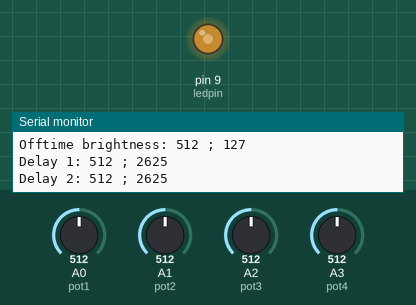
Recording of a sketch running on a simulated Arduino Uno, built with avr-gcc and run on an emulated ATmega328P. Parts: output pins drawn as LEDs (lit = HIGH), the last lines printed to the serial monitor. Dashed ring = blinking. Inputs (shaded band) come from the test bench; at power-on: A0 (pot1) = 512, A3 (pot4) = 512, A1 (pot2) = 512, A2 (pot3) = 512.

Above: at 1.8 s.
1.9 s: A0 (pot1) set to 716
At 2.5 s:
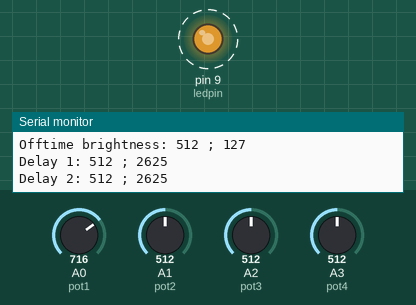
6.1 s: A3 (pot4) set to 992
10.3 s: A0 (pot1) set to 30
14.5 s: A1 (pot2) set to 30
At 15.2 s:
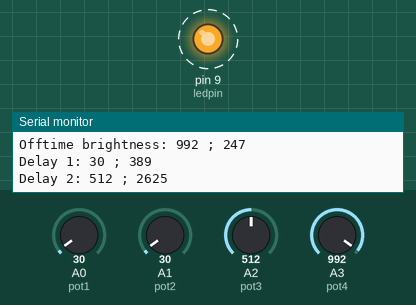
18.0 s: A2 (pot3) set to 306
At 18.42 s:
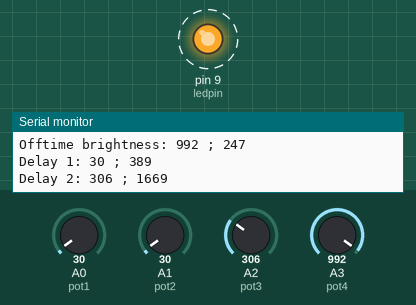
22.2 s: A2 (pot3) set to 716
At 22.8 s:
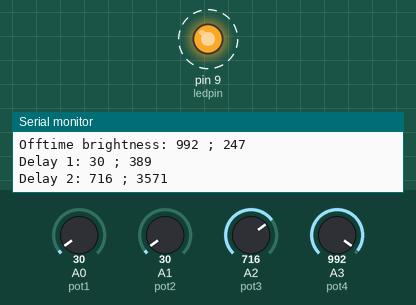
Timing chart, 0 to 26.7 s (numbered marks = the images above; inputs shaded):
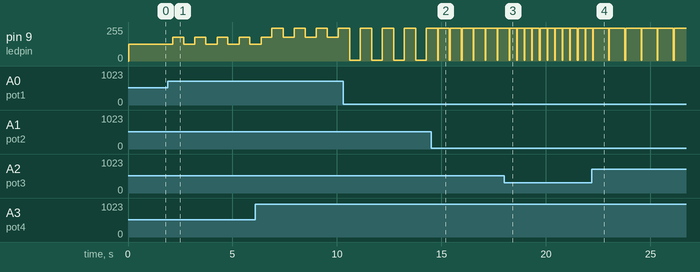

The sketch:

sketch_jun03a.ino
```cpp
#define ledpin 9
#define pot1 A0
#define pot2 A1
#define pot3 A2
#define pot4 A3

#define error_message "Please change ledpin to 3,5,6,9,10 or 11"

#define baud 9600

int brightness ;
int brightness_mapped ;
int brightness0 ;
int brightness0_mapped ;
int stoptime0 ;
int stoptime0_mapped ;
int stoptime1 ;
int stoptime1_mapped ;

void setup() {
  Serial.begin(baud);
  if((ledpin == 3) || (ledpin == 5) || (ledpin == 6) || (ledpin == 9) || (ledpin == 10) || (ledpin == 11)){
    pinMode(ledpin, OUTPUT);
  } else {
    Serial.println(error_message);
  }
  pinMode(pot1, INPUT);
  pinMode(pot2, INPUT);
  pinMode(pot3, INPUT);
  pinMode(pot4, INPUT);

}

void loop() {
  brightness = analogRead(pot1);
  brightness0 = analogRead(pot4);
  stoptime0 = analogRead(pot2);
  stoptime1 = analogRead(pot3);

  brightness_mapped = map(brightness, 0, 1024, 0, 255);
  brightness0_mapped = map(brightness0, 0, 1024, 0, 255);
  stoptime0_mapped = map(stoptime0, 0, 1024, 250, 5000);
  stoptime1_mapped = map(stoptime1, 0, 1024, 250, 5000);

  Serial.print("Brightness: ");
  Serial.print(brightness);
  Serial.print(" ; ");
  Serial.println(brightness_mapped);
  Serial.print("Offtime brightness: ");
  Serial.print(brightness0);
  Serial.print(" ; ");
  Serial.println(brightness0_mapped);
  Serial.print("Delay 1: ");
  Serial.print(stoptime0);
  Serial.print(" ; ");
  Serial.println(stoptime0_mapped);
  Serial.print("Delay 2: ");
  Serial.print(stoptime1);
  Serial.print(" ; ");
  Serial.println(stoptime1_mapped);

  analogWrite(ledpin, brightness_mapped);
  delay(stoptime0);
  analogWrite(ledpin, brightness0_mapped);
  delay(stoptime1);

}
```

Measured:
- after the input at 1.9 s, pin 9 (ledpin): alternates 178/255 for 0.51 s and 127/255 for 0.54 s, starting after 0.25 s
- after the input at 14.5 s, pin 9 (ledpin): alternates 247/255 for 0.54 s and 7/255 for 0.03 s, starting after 0.34 s
- after the input at 18.0 s, pin 9 (ledpin): alternates 247/255 for 0.33 s and 7/255 for 0.03 s, starting after 0.59 s
- after the input at 22.2 s, pin 9 (ledpin): alternates 247/255 for 0.74 s and 7/255 for 0.03 s, starting after 0.81 s
